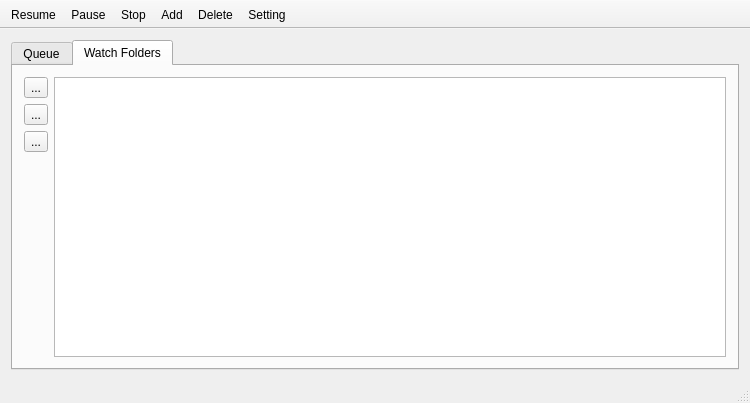
<?xml version="1.0" encoding="UTF-8"?>
<ui version="4.0">
 <class>MainWindow</class>
 <widget class="QMainWindow" name="MainWindow">
  <property name="geometry">
   <rect>
    <x>0</x>
    <y>0</y>
    <width>750</width>
    <height>403</height>
   </rect>
  </property>
  <property name="windowTitle">
   <string>Photos Uploader</string>
  </property>
  <property name="windowIcon">
   <iconset resource="graphics.qrc">
    <normaloff>:/icon/photo</normaloff>:/icon/photo</iconset>
  </property>
  <property name="tabShape">
   <enum>QTabWidget::Rounded</enum>
  </property>
  <widget class="QWidget" name="centralWidget">
   <layout class="QVBoxLayout" name="verticalLayout">
    <item>
     <widget class="QTabWidget" name="tabWidget">
      <property name="currentIndex">
       <number>1</number>
      </property>
      <widget class="QWidget" name="tab_1">
       <attribute name="title">
        <string>Queue</string>
       </attribute>
       <layout class="QVBoxLayout" name="verticalLayout_2">
        <item>
         <widget class="QTableView" name="queueTableView"/>
        </item>
       </layout>
      </widget>
      <widget class="QWidget" name="tab_2">
       <attribute name="title">
        <string>Watch Folders</string>
       </attribute>
       <layout class="QHBoxLayout" name="horizontalLayout">
        <item>
         <layout class="QVBoxLayout" name="verticalLayout_3">
          <item>
           <widget class="QToolButton" name="toolButton">
            <property name="toolTip">
             <string>Add folder to watchlist</string>
            </property>
            <property name="text">
             <string>...</string>
            </property>
            <property name="icon">
             <iconset resource="graphics.qrc">
              <normaloff>:/icon/add</normaloff>:/icon/add</iconset>
            </property>
           </widget>
          </item>
          <item>
           <widget class="QToolButton" name="toolButton_2">
            <property name="toolTip">
             <string>Remove folder from watchlist</string>
            </property>
            <property name="text">
             <string>...</string>
            </property>
            <property name="icon">
             <iconset resource="graphics.qrc">
              <normaloff>:/icon/remove</normaloff>:/icon/remove</iconset>
            </property>
           </widget>
          </item>
          <item>
           <widget class="QToolButton" name="toolButton_3">
            <property name="toolTip">
             <string>Clear watchlist</string>
            </property>
            <property name="text">
             <string>...</string>
            </property>
            <property name="icon">
             <iconset resource="graphics.qrc">
              <normaloff>:/icon/clear_all</normaloff>:/icon/clear_all</iconset>
            </property>
           </widget>
          </item>
          <item>
           <spacer name="verticalSpacer">
            <property name="orientation">
             <enum>Qt::Vertical</enum>
            </property>
            <property name="sizeHint" stdset="0">
             <size>
              <width>20</width>
              <height>40</height>
             </size>
            </property>
           </spacer>
          </item>
         </layout>
        </item>
        <item>
         <widget class="QTableView" name="watchTableView"/>
        </item>
       </layout>
      </widget>
     </widget>
    </item>
   </layout>
  </widget>
  <widget class="QMenuBar" name="menuBar">
   <property name="geometry">
    <rect>
     <x>0</x>
     <y>0</y>
     <width>750</width>
     <height>21</height>
    </rect>
   </property>
  </widget>
  <widget class="QToolBar" name="mainToolBar">
   <property name="movable">
    <bool>false</bool>
   </property>
   <property name="iconSize">
    <size>
     <width>32</width>
     <height>32</height>
    </size>
   </property>
   <property name="floatable">
    <bool>false</bool>
   </property>
   <attribute name="toolBarArea">
    <enum>TopToolBarArea</enum>
   </attribute>
   <attribute name="toolBarBreak">
    <bool>false</bool>
   </attribute>
   <addaction name="actionResume"/>
   <addaction name="actionPause"/>
   <addaction name="actionStop"/>
   <addaction name="actionAdd"/>
   <addaction name="actionDelete"/>
   <addaction name="actionSetting"/>
  </widget>
  <widget class="QStatusBar" name="statusBar"/>
  <action name="actionResume">
   <property name="icon">
    <iconset resource="graphics.qrc">
     <normaloff>:/icon/resume</normaloff>:/icon/resume</iconset>
   </property>
   <property name="text">
    <string>Resume</string>
   </property>
  </action>
  <action name="actionStop">
   <property name="icon">
    <iconset resource="graphics.qrc">
     <normaloff>:/icon/stop</normaloff>:/icon/stop</iconset>
   </property>
   <property name="text">
    <string>Stop</string>
   </property>
  </action>
  <action name="actionAdd">
   <property name="icon">
    <iconset resource="graphics.qrc">
     <normaloff>:/icon/add_photo</normaloff>:/icon/add_photo</iconset>
   </property>
   <property name="text">
    <string>Add</string>
   </property>
  </action>
  <action name="actionDelete">
   <property name="icon">
    <iconset resource="graphics.qrc">
     <normaloff>:/icon/delete</normaloff>:/icon/delete</iconset>
   </property>
   <property name="text">
    <string>Delete</string>
   </property>
  </action>
  <action name="actionSetting">
   <property name="icon">
    <iconset resource="graphics.qrc">
     <normaloff>:/icon/setting</normaloff>:/icon/setting</iconset>
   </property>
   <property name="text">
    <string>Setting</string>
   </property>
  </action>
  <action name="actionPause">
   <property name="icon">
    <iconset resource="graphics.qrc">
     <normaloff>:/icon/pause</normaloff>:/icon/pause</iconset>
   </property>
   <property name="text">
    <string>Pause</string>
   </property>
  </action>
 </widget>
 <layoutdefault spacing="6" margin="11"/>
 <resources>
  <include location="graphics.qrc"/>
 </resources>
 <connections/>
</ui>
